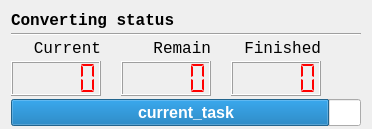
              <widget class="QWidget" name="converting_page">
               <property name="sizePolicy">
                <sizepolicy hsizetype="Preferred" vsizetype="Maximum">
                 <horstretch>0</horstretch>
                 <verstretch>0</verstretch>
                </sizepolicy>
               </property>
               <layout class="QVBoxLayout" name="verticalLayout_7">
                <property name="spacing">
                 <number>3</number>
                </property>
                <property name="bottomMargin">
                 <number>3</number>
                </property>
                <item>
                 <widget class="QLabel" name="convert_status_label_2">
                  <property name="sizePolicy">
                   <sizepolicy hsizetype="Preferred" vsizetype="Expanding">
                    <horstretch>0</horstretch>
                    <verstretch>0</verstretch>
                   </sizepolicy>
                  </property>
                  <property name="font">
                   <font>
                    <family>Lucida Console</family>
                    <pointsize>12</pointsize>
                    <weight>75</weight>
                    <bold>true</bold>
                   </font>
                  </property>
                  <property name="layoutDirection">
                   <enum>Qt::LeftToRight</enum>
                  </property>
                  <property name="locale">
                   <locale language="English" country="UnitedKingdom"/>
                  </property>
                  <property name="text">
                   <string>Converting status</string>
                  </property>
                  <property name="margin">
                   <number>0</number>
                  </property>
                 </widget>
                </item>
                <item>
                 <widget class="Line" name="line_4">
                  <property name="locale">
                   <locale language="English" country="UnitedKingdom"/>
                  </property>
                  <property name="orientation">
                   <enum>Qt::Horizontal</enum>
                  </property>
                 </widget>
                </item>
                <item>
                 <layout class="QGridLayout" name="gridLayout_2">
                  <item row="0" column="2">
                   <widget class="QLabel" name="remain_task_label">
                    <property name="sizePolicy">
                     <sizepolicy hsizetype="Preferred" vsizetype="Expanding">
                      <horstretch>0</horstretch>
                      <verstretch>0</verstretch>
                     </sizepolicy>
                    </property>
                    <property name="font">
                     <font>
                      <family>Lucida Console</family>
                      <pointsize>12</pointsize>
                     </font>
                    </property>
                    <property name="layoutDirection">
                     <enum>Qt::LeftToRight</enum>
                    </property>
                    <property name="locale">
                     <locale language="English" country="UnitedKingdom"/>
                    </property>
                    <property name="text">
                     <string>Remain</string>
                    </property>
                    <property name="alignment">
                     <set>Qt::AlignRight|Qt::AlignTrailing|Qt::AlignVCenter</set>
                    </property>
                    <property name="margin">
                     <number>0</number>
                    </property>
                   </widget>
                  </item>
                  <item row="1" column="2">
                   <widget class="QLCDNumber" name="remain_tasks_lcd">
                    <property name="sizePolicy">
                     <sizepolicy hsizetype="Minimum" vsizetype="Maximum">
                      <horstretch>0</horstretch>
                      <verstretch>0</verstretch>
                     </sizepolicy>
                    </property>
                    <property name="minimumSize">
                     <size>
                      <width>90</width>
                      <height>35</height>
                     </size>
                    </property>
                    <property name="font">
                     <font>
                      <family>MS UI Gothic</family>
                      <pointsize>18</pointsize>
                      <weight>50</weight>
                      <bold>false</bold>
                     </font>
                    </property>
                    <property name="cursor">
                     <cursorShape>ArrowCursor</cursorShape>
                    </property>
                    <property name="accessibleName">
                     <string notr="true"/>
                    </property>
                    <property name="styleSheet">
                     <string notr="true">color: rgb(255, 0, 0);</string>
                    </property>
                    <property name="locale">
                     <locale language="English" country="UnitedKingdom"/>
                    </property>
                    <property name="frameShape">
                     <enum>QFrame::Box</enum>
                    </property>
                    <property name="segmentStyle">
                     <enum>QLCDNumber::Flat</enum>
                    </property>
                    <property name="intValue" stdset="0">
                     <number>0</number>
                    </property>
                   </widget>
                  </item>
                  <item row="1" column="3">
                   <spacer name="horizontalSpacer_8">
                    <property name="locale">
                     <locale language="English" country="UnitedKingdom"/>
                    </property>
                    <property name="orientation">
                     <enum>Qt::Horizontal</enum>
                    </property>
                    <property name="sizeType">
                     <enum>QSizePolicy::Fixed</enum>
                    </property>
                    <property name="sizeHint" stdset="0">
                     <size>
                      <width>17</width>
                      <height>27</height>
                     </size>
                    </property>
                   </spacer>
                  </item>
                  <item row="1" column="4">
                   <widget class="QLCDNumber" name="finished_tasks_lcd">
                    <property name="sizePolicy">
                     <sizepolicy hsizetype="Minimum" vsizetype="Minimum">
                      <horstretch>0</horstretch>
                      <verstretch>0</verstretch>
                     </sizepolicy>
                    </property>
                    <property name="minimumSize">
                     <size>
                      <width>90</width>
                      <height>35</height>
                     </size>
                    </property>
                    <property name="font">
                     <font>
                      <family>MS UI Gothic</family>
                      <pointsize>18</pointsize>
                      <weight>50</weight>
                      <bold>false</bold>
                     </font>
                    </property>
                    <property name="cursor">
                     <cursorShape>ArrowCursor</cursorShape>
                    </property>
                    <property name="accessibleName">
                     <string notr="true"/>
                    </property>
                    <property name="styleSheet">
                     <string notr="true">color: rgb(255, 0, 0);</string>
                    </property>
                    <property name="locale">
                     <locale language="English" country="UnitedKingdom"/>
                    </property>
                    <property name="frameShape">
                     <enum>QFrame::Box</enum>
                    </property>
                    <property name="segmentStyle">
                     <enum>QLCDNumber::Flat</enum>
                    </property>
                    <property name="intValue" stdset="0">
                     <number>0</number>
                    </property>
                   </widget>
                  </item>
                  <item row="1" column="0">
                   <widget class="QLCDNumber" name="current_task_lcd">
                    <property name="sizePolicy">
                     <sizepolicy hsizetype="Maximum" vsizetype="Maximum">
                      <horstretch>0</horstretch>
                      <verstretch>0</verstretch>
                     </sizepolicy>
                    </property>
                    <property name="minimumSize">
                     <size>
                      <width>90</width>
                      <height>35</height>
                     </size>
                    </property>
                    <property name="font">
                     <font>
                      <family>MS UI Gothic</family>
                      <pointsize>18</pointsize>
                      <weight>50</weight>
                      <bold>false</bold>
                     </font>
                    </property>
                    <property name="cursor">
                     <cursorShape>ArrowCursor</cursorShape>
                    </property>
                    <property name="accessibleName">
                     <string notr="true"/>
                    </property>
                    <property name="styleSheet">
                     <string notr="true">color: rgb(255, 0, 0);</string>
                    </property>
                    <property name="locale">
                     <locale language="English" country="UnitedKingdom"/>
                    </property>
                    <property name="frameShape">
                     <enum>QFrame::Box</enum>
                    </property>
                    <property name="segmentStyle">
                     <enum>QLCDNumber::Flat</enum>
                    </property>
                    <property name="intValue" stdset="0">
                     <number>0</number>
                    </property>
                   </widget>
                  </item>
                  <item row="1" column="5">
                   <spacer name="horizontalSpacer_3">
                    <property name="orientation">
                     <enum>Qt::Horizontal</enum>
                    </property>
                    <property name="sizeHint" stdset="0">
                     <size>
                      <width>40</width>
                      <height>20</height>
                     </size>
                    </property>
                   </spacer>
                  </item>
                  <item row="1" column="1">
                   <spacer name="horizontalSpacer_7">
                    <property name="locale">
                     <locale language="English" country="UnitedKingdom"/>
                    </property>
                    <property name="orientation">
                     <enum>Qt::Horizontal</enum>
                    </property>
                    <property name="sizeType">
                     <enum>QSizePolicy::Fixed</enum>
                    </property>
                    <property name="sizeHint" stdset="0">
                     <size>
                      <width>17</width>
                      <height>27</height>
                     </size>
                    </property>
                   </spacer>
                  </item>
                  <item row="0" column="4">
                   <widget class="QLabel" name="finished_task_label">
                    <property name="sizePolicy">
                     <sizepolicy hsizetype="Preferred" vsizetype="Expanding">
                      <horstretch>0</horstretch>
                      <verstretch>0</verstretch>
                     </sizepolicy>
                    </property>
                    <property name="font">
                     <font>
                      <family>Lucida Console</family>
                      <pointsize>12</pointsize>
                     </font>
                    </property>
                    <property name="layoutDirection">
                     <enum>Qt::LeftToRight</enum>
                    </property>
                    <property name="locale">
                     <locale language="English" country="UnitedKingdom"/>
                    </property>
                    <property name="text">
                     <string>Finished</string>
                    </property>
                    <property name="alignment">
                     <set>Qt::AlignRight|Qt::AlignTrailing|Qt::AlignVCenter</set>
                    </property>
                    <property name="margin">
                     <number>0</number>
                    </property>
                   </widget>
                  </item>
                  <item row="0" column="0">
                   <widget class="QLabel" name="current_task_label">
                    <property name="font">
                     <font>
                      <family>Lucida Console</family>
                      <pointsize>12</pointsize>
                     </font>
                    </property>
                    <property name="locale">
                     <locale language="English" country="UnitedKingdom"/>
                    </property>
                    <property name="text">
                     <string>Current</string>
                    </property>
                    <property name="alignment">
                     <set>Qt::AlignRight|Qt::AlignTrailing|Qt::AlignVCenter</set>
                    </property>
                   </widget>
                  </item>
                 </layout>
                </item>
                <item>
                 <widget class="QProgressBar" name="progressBar">
                  <property name="enabled">
                   <bool>true</bool>
                  </property>
                  <property name="font">
                   <font>
                    <pointsize>12</pointsize>
                    <weight>75</weight>
                    <italic>false</italic>
                    <bold>true</bold>
                   </font>
                  </property>
                  <property name="styleSheet">
                   <string notr="true"/>
                  </property>
                  <property name="locale">
                   <locale language="English" country="UnitedKingdom"/>
                  </property>
                  <property name="value">
                   <number>91</number>
                  </property>
                  <property name="alignment">
                   <set>Qt::AlignCenter</set>
                  </property>
                  <property name="textVisible">
                   <bool>true</bool>
                  </property>
                  <property name="orientation">
                   <enum>Qt::Horizontal</enum>
                  </property>
                  <property name="invertedAppearance">
                   <bool>false</bool>
                  </property>
                  <property name="textDirection">
                   <enum>QProgressBar::TopToBottom</enum>
                  </property>
                  <property name="format">
                   <string notr="true">current_task</string>
                  </property>
                 </widget>
                </item>
               </layout>
              </widget>
